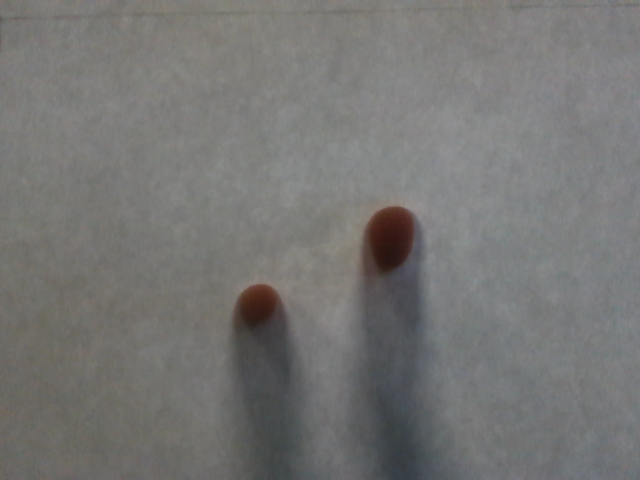
#> input picture assets/frame.png, 640 x 480 px, given in place of the camera
$ python touch-input.py
#> lines starting #> are read from the running program, lines starting #| are printed output that depends on the picture; after the words box and inside, x2 and y2 are one past the last pixel; in counts of white or black regions, pixels touching at a corner belong together
import cv2
import numpy as np

THRESHOLD_TAB = 40
THRESHOLD_HOVER = 75


def main():
    cap = cv2.VideoCapture(6)
    kernel = np.ones((10, 10), dtype=np.float64)
    while (True):
        ret, frame = cap.read()
#> frame is the input picture: shape (480, 640, 3); mean B, G, R 116.1, 117.7, 118.2
        # frame = cv2.imread(
        # 'picture_transformation_testing/webcam_touchscreen.jpg')
        # print(frame)
        img_gray = cv2.cvtColor(frame, cv2.COLOR_BGR2GRAY)
        contours = []
        # Threshold Tab
        ret, thresh_01 = cv2.threshold(
            img_gray, THRESHOLD_TAB, 255, cv2.THRESH_BINARY)
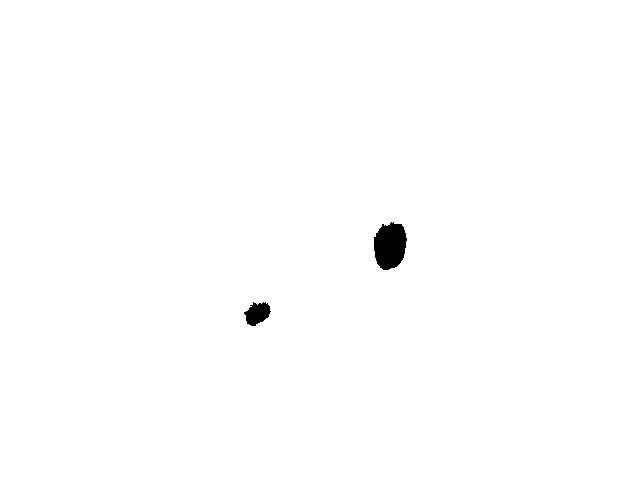
#> thresh_01: shape (480, 640); 99.5% white; 2 black regions
#> ret = 40
        # thresh = cv2.adaptiveThreshold(
        #     img_gray, 255, cv2.ADAPTIVE_THRESH_MEAN_C, cv2.THRESH_BINARY, 11, 2)
        contours, hierarchy = cv2.findContours(
            thresh_01, cv2.RETR_TREE, cv2.CHAIN_APPROX_SIMPLE)
#> contours = 3 contours; box (x1, y1, x2, y2) and area: (0, 0, 640, 480) 306081, (373, 221, 408, 271) 1286, (243, 301, 272, 327) 466
        for contour in contours:
            (x, y), radius = cv2.minEnclosingCircle(contour)
            if (radius > 80):
                continue
            # cv2.rectangle(thresh, (x,y), (x+w, y+h), (0,255,0), 2)
            center = (int(x), int(y))
            radius = int(radius)
            cv2.circle(thresh_01, center, radius, (0, 255, 0), 2)
#> this loop made 3 passes
#> (contour, x, y, radius) on pass 1: ([[0, 0], [0, 479], [639, 479], [639, 0]], 319.5, 239.5, 399.3)
#> (x, y, radius) on pass 2: (257, 313, 14)
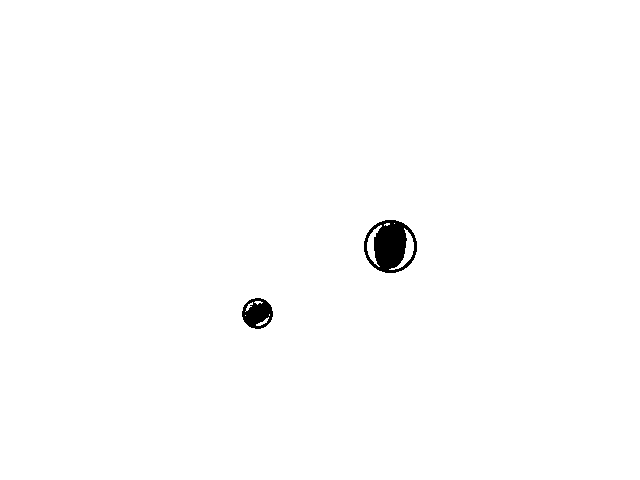
#> thresh_01: shape (480, 640); 99.2% white; 2 black regions, box (x1, y1, x2, y2) and area: (364, 220, 417, 273) 1701, (242, 298, 273, 329) 653

        # Threshold hover
        ret, thresh = cv2.threshold(
            img_gray, THRESHOLD_HOVER, 255, cv2.THRESH_BINARY)
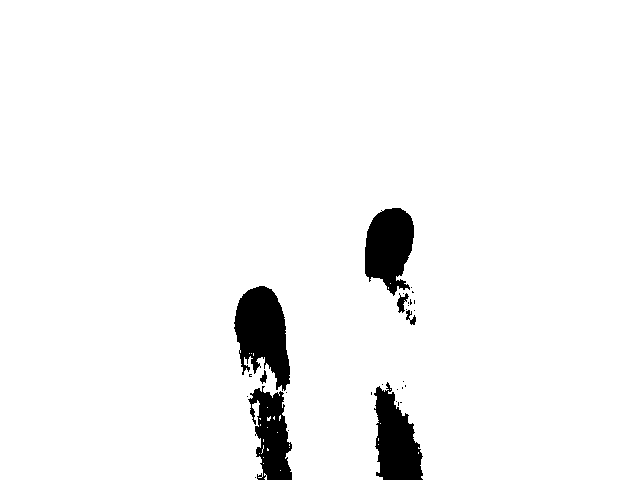
#> thresh: shape (480, 640); 95.8% white; 30 black regions (23 under 20 px)
#> ret = 75
        # thresh = cv2.adaptiveThreshold(
        #     img_gray, 255, cv2.ADAPTIVE_THRESH_MEAN_C, cv2.THRESH_BINARY, 11, 2)
        contours, hierarchy = cv2.findContours(
            thresh, cv2.RETR_TREE, cv2.CHAIN_APPROX_SIMPLE)
#> contours = 62 contours, 55 with area under 20; largest, box (x1, y1, x2, y2) and area: (0, 0, 640, 480) 300117, (233, 285, 291, 392) 3989, (364, 207, 415, 297) 3222, (396, 292, 410, 314) 143, (259, 369, 268, 385) 68, (405, 309, 413, 321) 52, (409, 314, 417, 326) 49
        hulls = []
        approximates = []
        # print(f"Anzahl Konturen: {len(contours)}")
        for contour in contours:
            # hull = cv2.convexHull(contour)
            # hulls.append(hull)
            epsilon = 0.005*cv2.arcLength(contour, True)
            approx = cv2.approxPolyDP(contour, epsilon, True)
            area = cv2.contourArea(approx)
            if area > 10000 and area < 15000:
                (x, y), radius = cv2.minEnclosingCircle(approx)
                # if (radius > 80) or (radius < 10):
                #     continue
                approximates.append(approx)
            # [8 lines of commented-out code are left out]
            cv2.rectangle(thresh, (x, y), (x+w, y+h), (0, 255, 0), 2)
            center = (int(x), int(y))
            radius = int(radius)
#> this loop made 1 pass
#> (epsilon, area) on pass 1: (0.0895, 4.5)
#> after the loop, approximates = []
            # cv2.circle(thresh_01, center, radius, (0, 0, 255), 2)
        # print(f"Anzahl reduzierte Konturen: {len(approximates)}")
        for cont in approximates:
            x, y, w, h = cv2.boundingRect(cont)
            cv2.rectangle(thresh, (x, y), (x+w, y+h), (0, 255, 0), 2)
            print(cv2.contourArea(cont))

        dilation = cv2.dilate(thresh_01, kernel)

        closing = cv2.erode(dilation, kernel)

        img_contours = cv2.cvtColor(closing, cv2.COLOR_BGR2RGB)
        img_contours = cv2.drawContours(
            img_contours, approximates, -1, (255, 0, 0), 3)

        cv2.imshow('frame', img_contours)
        if cv2.waitKey(1) & 0xFF == ord('q'):  # to quite the program
            break


def filter_contours(contours):
    filtered_contours = []
    for cont in contours:
        epsilon = 0.005*cv2.arcLength(cont, True)
        approx = cv2.approxPolyDP(cont, epsilon, True)
        area = cv2.contourArea(approx)
        if area > 10000 and area < 15000:
            (x, y), radius = cv2.minEnclosingCircle(approx)
            filtered_contours.append(approx)
    return filtered_contours


#> (the run stopped early here; a loop or call above may not have finished)
